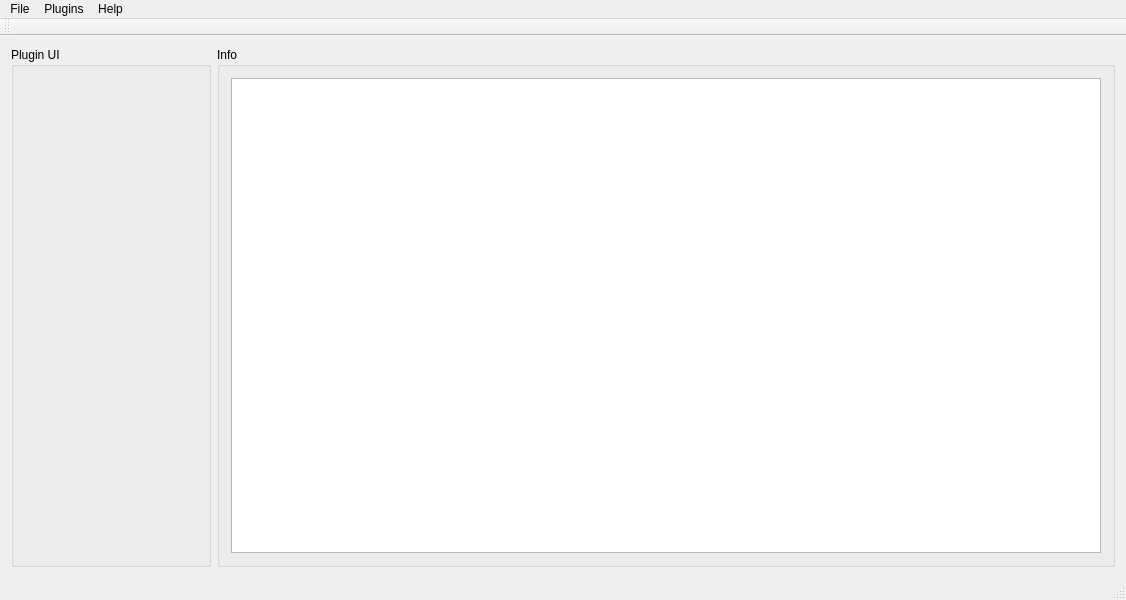
<?xml version="1.0" encoding="UTF-8"?>
<ui version="4.0">
 <class>MainWindow</class>
 <widget class="QMainWindow" name="MainWindow">
  <property name="geometry">
   <rect>
    <x>0</x>
    <y>0</y>
    <width>1126</width>
    <height>600</height>
   </rect>
  </property>
  <property name="minimumSize">
   <size>
    <width>0</width>
    <height>0</height>
   </size>
  </property>
  <property name="maximumSize">
   <size>
    <width>16777215</width>
    <height>16777215</height>
   </size>
  </property>
  <property name="windowTitle">
   <string>QtExcel</string>
  </property>
  <widget class="QWidget" name="centralWidget">
   <layout class="QGridLayout" name="gridLayout_3">
    <item row="0" column="0">
     <layout class="QGridLayout" name="gridLayout">
      <item row="0" column="0">
       <widget class="QGroupBox" name="pluginGroupBox">
        <property name="minimumSize">
         <size>
          <width>200</width>
          <height>0</height>
         </size>
        </property>
        <property name="maximumSize">
         <size>
          <width>16777215</width>
          <height>16777215</height>
         </size>
        </property>
        <property name="title">
         <string>Plugin UI</string>
        </property>
        <layout class="QGridLayout" name="gridLayout_2">
         <item row="0" column="0">
          <layout class="QVBoxLayout" name="pluginLayout"/>
         </item>
        </layout>
       </widget>
      </item>
      <item row="0" column="1">
       <widget class="QGroupBox" name="infoGroupBox_">
        <property name="enabled">
         <bool>true</bool>
        </property>
        <property name="maximumSize">
         <size>
          <width>16777215</width>
          <height>16777215</height>
         </size>
        </property>
        <property name="title">
         <string>Info</string>
        </property>
        <layout class="QGridLayout" name="gridLayout_4">
         <item row="0" column="0">
          <widget class="QTextEdit" name="infoTextEdit"/>
         </item>
        </layout>
       </widget>
      </item>
     </layout>
    </item>
   </layout>
  </widget>
  <widget class="QMenuBar" name="menuBar">
   <property name="geometry">
    <rect>
     <x>0</x>
     <y>0</y>
     <width>1126</width>
     <height>22</height>
    </rect>
   </property>
   <widget class="QMenu" name="menuPlugins">
    <property name="title">
     <string>Plugins</string>
    </property>
   </widget>
   <widget class="QMenu" name="menuFile">
    <property name="title">
     <string>File</string>
    </property>
    <addaction name="actionOpen"/>
    <addaction name="actionSave"/>
   </widget>
   <widget class="QMenu" name="menuHelp">
    <property name="title">
     <string>Help</string>
    </property>
    <addaction name="actionAbout"/>
   </widget>
   <addaction name="menuFile"/>
   <addaction name="menuPlugins"/>
   <addaction name="menuHelp"/>
  </widget>
  <widget class="QToolBar" name="mainToolBar">
   <attribute name="toolBarArea">
    <enum>TopToolBarArea</enum>
   </attribute>
   <attribute name="toolBarBreak">
    <bool>false</bool>
   </attribute>
  </widget>
  <widget class="QStatusBar" name="statusBar"/>
  <action name="actionMergeSheets">
   <property name="text">
    <string>MergeSheets</string>
   </property>
  </action>
  <action name="actionMergeFiles">
   <property name="text">
    <string>MergeFiles</string>
   </property>
  </action>
  <action name="actionOpen">
   <property name="text">
    <string>Open</string>
   </property>
  </action>
  <action name="actionSave">
   <property name="text">
    <string>Save</string>
   </property>
  </action>
  <action name="actionVersion">
   <property name="text">
    <string>Version</string>
   </property>
  </action>
  <action name="actionAbout">
   <property name="text">
    <string>About</string>
   </property>
  </action>
  <action name="actionMergeFilesInDir">
   <property name="text">
    <string>MergeFilesInDir</string>
   </property>
  </action>
 </widget>
 <layoutdefault spacing="6" margin="11"/>
 <resources>
  <include location="MainWindow.qrc"/>
 </resources>
 <connections/>
</ui>
